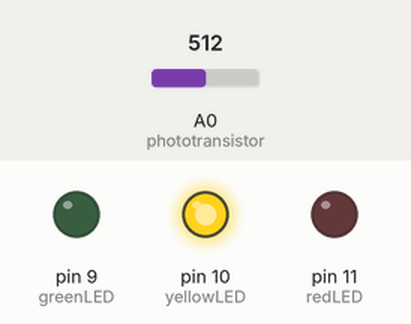
A sketch run on a simulated Arduino Uno, built with avr-gcc and run on an emulated ATmega328P. On the bench: output pins drawn as LEDs (lit = HIGH). Inputs (shaded band) come from the test bench; at power-on: A0 (phototransistor) = 512.

Above: at 1.2 s.
1.3 s: A0 (phototransistor) set to 739
2.8 s: A0 (phototransistor) set to 762
At 3.2 s:
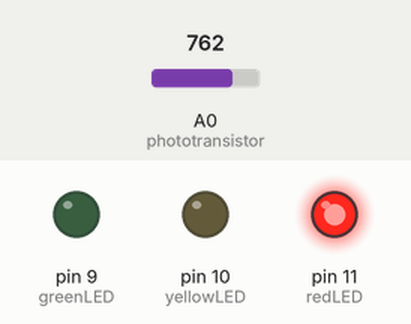
4.3 s: A0 (phototransistor) set to 140
At 5.5 s:
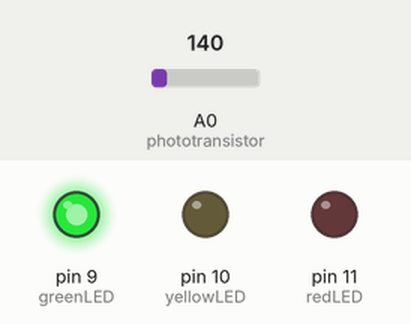
5.8 s: A0 (phototransistor) set to 167
At 7.0 s:
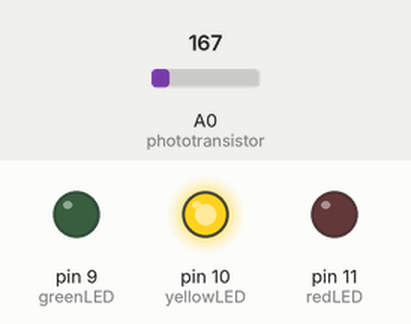
7.3 s: A0 (phototransistor) set to 122
At 8.2 s:
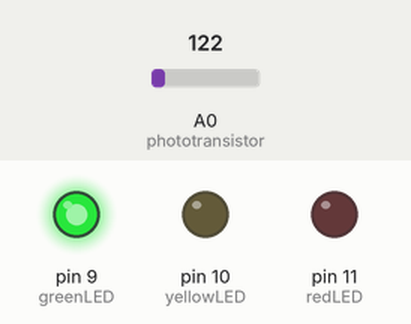
Timing chart, 0 to 9.8 s (numbered marks = the images above; inputs shaded):
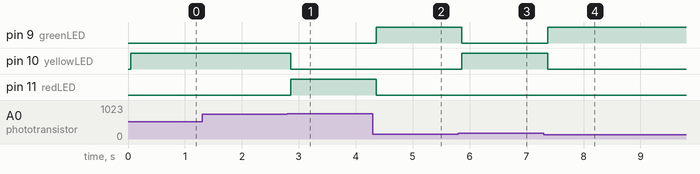

Measured:
- the behaviour switches between 749 and 750 on A0 (phototransistor) (found by bisection; images 0 and 1)
- the behaviour switches between 150 and 151 on A0 (phototransistor) (found by bisection; images 2 and 3)
- after the input at 1.3 s, every drawn part: stays the same
- after the input at 2.8 s, pin 10 (yellowLED): HIGH → LOW after 0.06 s; pin 11 (redLED): LOW → HIGH after 0.06 s
- after the input at 4.3 s, pin 9 (greenLED): LOW → HIGH after 0.06 s; pin 11 (redLED): HIGH → LOW after 0.06 s
- after the input at 5.8 s, pin 9 (greenLED): HIGH → LOW after 0.07 s; pin 10 (yellowLED): LOW → HIGH after 0.07 s
- after the input at 7.3 s, pin 9 (greenLED): LOW → HIGH after 0.07 s; pin 10 (yellowLED): HIGH → LOW after 0.07 s

The sketch:

Distance_Sensor.ino
```cpp
//Distance Sensor

const int redLED = 11;
const int yellowLED = 10;
const int greenLED = 9;
const int phototransistor = A0;
int Val = 0;

void setup() {                      //Declare which variables are outputs or inputs
    pinMode(redLED,OUTPUT);
    pinMode(yellowLED,OUTPUT);
    pinMode(greenLED,OUTPUT);
    pinMode(phototransistor,INPUT);
}

void loop() {
  Val = analogRead(phototransistor); //Read the value of the A2 pin and assign that value to Val

  delay(50);

      if (Val >= 750){
      digitalWrite(redLED,HIGH);
      digitalWrite(yellowLED,LOW);  //If the value is very high, just turn on the red LED
      digitalWrite(greenLED,LOW);

      }if ((Val < 750) && (Val > 150)){
      digitalWrite(redLED,LOW);
      digitalWrite(yellowLED,HIGH); //If the value is not high or low, just turn on the yellow LED
      digitalWrite(greenLED,LOW);

      }if (Val <= 150){
      digitalWrite(redLED,LOW);
      digitalWrite(yellowLED,LOW);  //If the value is low, just turn on the green LED
      digitalWrite(greenLED,HIGH);

       }
      }
```
